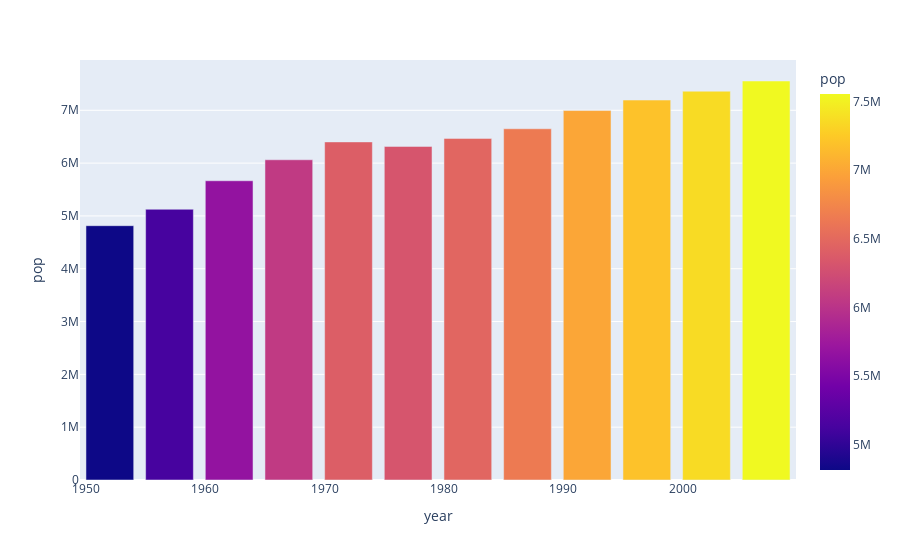

The cell this chart's notebook holds for it:
### Code cell
# 柱状图
Switzerland = gapminder[gapminder.country == 'Switzerland']
Switzerland
px.bar(Switzerland,
        x = 'year',
        y = 'pop',
        color = 'pop')

### Figure 1 — Plotly figure (JSON) as saved in the notebook; plotly's stock layout.template omitted (floating-point values rounded to 4 significant figures)
{"data": [{"alignmentgroup": "True", "hovertemplate": "year=%{x}<br>pop=%{marker.color}<extra></extra>", "legendgroup": "", "marker": {"color": [4815000, 5126000, 5666000, 6063000, 6401400, 6316424, 6468126, 6649942, 6995447, 7193761, 7361757, 7554661], "coloraxis": "coloraxis", "pattern": {"shape": ""}}, "name": "", "offsetgroup": "", "orientation": "v", "showlegend": false, "textposition": "auto", "type": "bar", "x": [1952, 1957, 1962, 1967, 1972, 1977, 1982, 1987, 1992, 1997, 2002, 2007], "xaxis": "x", "y": [4815000, 5126000, 5666000, 6063000, 6401400, 6316424, 6468126, 6649942, 6995447, 7193761, 7361757, 7554661], "yaxis": "y"}], "layout": {"barmode": "relative", "coloraxis": {"colorbar": {"title": {"text": "pop"}}, "colorscale": [[0, "#0d0887"], [0.1111, "#46039f"], [0.2222, "#7201a8"], [0.3333, "#9c179e"], [0.4444, "#bd3786"], [0.5556, "#d8576b"], [0.6667, "#ed7953"], [0.7778, "#fb9f3a"], [0.8889, "#fdca26"], [1, "#f0f921"]]}, "legend": {"tracegroupgap": 0}, "margin": {"t": 60}, "xaxis": {"anchor": "y", "domain": [0, 1], "title": {"text": "year"}}, "yaxis": {"anchor": "x", "domain": [0, 1], "title": {"text": "pop"}}}}
